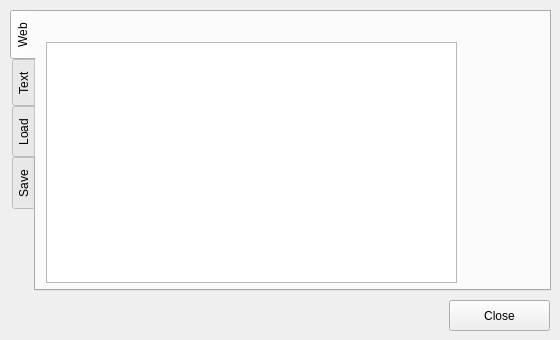
<?xml version="1.0" encoding="UTF-8"?>
<ui version="4.0">
 <class>RecordDialog</class>
 <widget class="QDialog" name="RecordDialog">
  <property name="geometry">
   <rect>
    <x>0</x>
    <y>0</y>
    <width>560</width>
    <height>340</height>
   </rect>
  </property>
  <property name="windowTitle">
   <string>Record</string>
  </property>
  <widget class="QTabWidget" name="tabWidget">
   <property name="geometry">
    <rect>
     <x>10</x>
     <y>10</y>
     <width>541</width>
     <height>281</height>
    </rect>
   </property>
   <property name="tabPosition">
    <enum>QTabWidget::West</enum>
   </property>
   <property name="tabShape">
    <enum>QTabWidget::Rounded</enum>
   </property>
   <property name="currentIndex">
    <number>0</number>
   </property>
   <widget class="QWidget" name="tabWeb">
    <attribute name="title">
     <string>Web</string>
    </attribute>
    <widget class="QListWidget" name="listWidget">
     <property name="geometry">
      <rect>
       <x>10</x>
       <y>30</y>
       <width>411</width>
       <height>241</height>
      </rect>
     </property>
    </widget>
    <widget class="QLabel" name="labelWeb">
     <property name="geometry">
      <rect>
       <x>10</x>
       <y>0</y>
       <width>401</width>
       <height>31</height>
      </rect>
     </property>
     <property name="font">
      <font>
       <pointsize>8</pointsize>
      </font>
     </property>
     <property name="text">
      <string/>
     </property>
     <property name="alignment">
      <set>Qt::AlignRight|Qt::AlignTrailing|Qt::AlignVCenter</set>
     </property>
    </widget>
   </widget>
   <widget class="QWidget" name="tabText">
    <attribute name="title">
     <string>Text</string>
    </attribute>
    <widget class="QPlainTextEdit" name="textEdit">
     <property name="geometry">
      <rect>
       <x>10</x>
       <y>40</y>
       <width>411</width>
       <height>191</height>
      </rect>
     </property>
     <property name="placeholderText">
      <string>Paste a game record</string>
     </property>
    </widget>
    <widget class="QPushButton" name="loadTextButton">
     <property name="geometry">
      <rect>
       <x>320</x>
       <y>240</y>
       <width>101</width>
       <height>31</height>
      </rect>
     </property>
     <property name="text">
      <string>Load</string>
     </property>
    </widget>
    <widget class="QLabel" name="label">
     <property name="geometry">
      <rect>
       <x>10</x>
       <y>10</y>
       <width>421</width>
       <height>31</height>
      </rect>
     </property>
     <property name="text">
      <string>Load a game record in CSA or SFEN format.</string>
     </property>
    </widget>
   </widget>
   <widget class="QWidget" name="tabUpload">
    <attribute name="title">
     <string>Load</string>
    </attribute>
    <widget class="QLabel" name="labelLoad">
     <property name="geometry">
      <rect>
       <x>10</x>
       <y>30</y>
       <width>371</width>
       <height>31</height>
      </rect>
     </property>
     <property name="text">
      <string>Load a game record file of CSA or SFEN format.</string>
     </property>
    </widget>
    <widget class="QPushButton" name="fileOpenButton">
     <property name="geometry">
      <rect>
       <x>120</x>
       <y>90</y>
       <width>101</width>
       <height>31</height>
      </rect>
     </property>
     <property name="text">
      <string>Load...</string>
     </property>
    </widget>
   </widget>
   <widget class="QWidget" name="tabDownload">
    <attribute name="title">
     <string>Save</string>
    </attribute>
    <widget class="QPushButton" name="saveButton">
     <property name="geometry">
      <rect>
       <x>120</x>
       <y>90</y>
       <width>101</width>
       <height>31</height>
      </rect>
     </property>
     <property name="text">
      <string>Save</string>
     </property>
    </widget>
    <widget class="QLabel" name="label_2">
     <property name="geometry">
      <rect>
       <x>10</x>
       <y>30</y>
       <width>361</width>
       <height>31</height>
      </rect>
     </property>
     <property name="text">
      <string>Save the current game record.</string>
     </property>
    </widget>
   </widget>
  </widget>
  <widget class="QPushButton" name="closeButton">
   <property name="geometry">
    <rect>
     <x>449</x>
     <y>300</y>
     <width>101</width>
     <height>31</height>
    </rect>
   </property>
   <property name="text">
    <string>Close</string>
   </property>
  </widget>
 </widget>
 <resources/>
 <connections/>
</ui>
